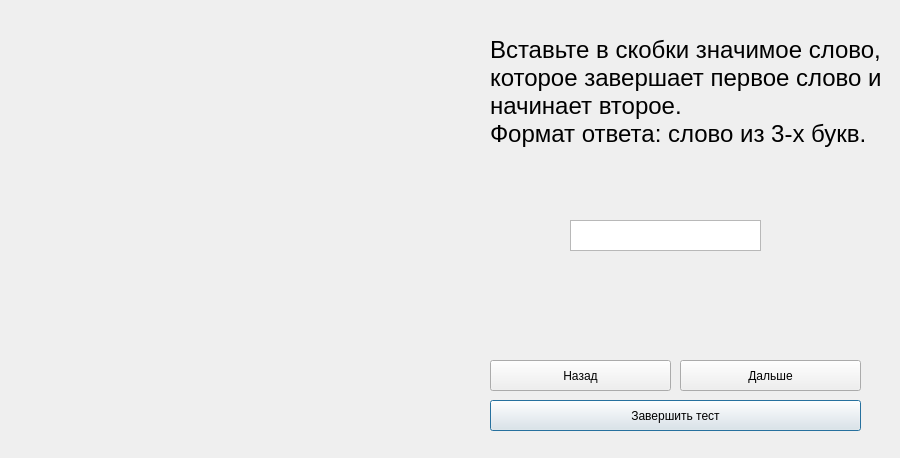
<?xml version="1.0" encoding="UTF-8"?>
<ui version="4.0">
 <class>TestForm11</class>
 <widget class="QDialog" name="TestForm11">
  <property name="geometry">
   <rect>
    <x>0</x>
    <y>0</y>
    <width>900</width>
    <height>458</height>
   </rect>
  </property>
  <property name="windowTitle">
   <string>Dialog</string>
  </property>
  <widget class="QPushButton" name="finish_pushButton">
   <property name="geometry">
    <rect>
     <x>490</x>
     <y>400</y>
     <width>371</width>
     <height>31</height>
    </rect>
   </property>
   <property name="text">
    <string>Завершить тест</string>
   </property>
  </widget>
  <widget class="QLabel" name="image">
   <property name="geometry">
    <rect>
     <x>40</x>
     <y>50</y>
     <width>411</width>
     <height>331</height>
    </rect>
   </property>
   <property name="text">
    <string/>
   </property>
  </widget>
  <widget class="QLabel" name="question">
   <property name="geometry">
    <rect>
     <x>490</x>
     <y>30</y>
     <width>419</width>
     <height>151</height>
    </rect>
   </property>
   <property name="sizePolicy">
    <sizepolicy hsizetype="Preferred" vsizetype="Preferred">
     <horstretch>0</horstretch>
     <verstretch>0</verstretch>
    </sizepolicy>
   </property>
   <property name="font">
    <font>
     <pointsize>18</pointsize>
    </font>
   </property>
   <property name="mouseTracking">
    <bool>true</bool>
   </property>
   <property name="tabletTracking">
    <bool>false</bool>
   </property>
   <property name="focusPolicy">
    <enum>Qt::NoFocus</enum>
   </property>
   <property name="contextMenuPolicy">
    <enum>Qt::PreventContextMenu</enum>
   </property>
   <property name="autoFillBackground">
    <bool>false</bool>
   </property>
   <property name="midLineWidth">
    <number>-2</number>
   </property>
   <property name="text">
    <string>Вставьте в скобки значимое слово, которое завершает первое слово и начинает второе.
Формат ответа: слово из 3-х букв.
</string>
   </property>
   <property name="textFormat">
    <enum>Qt::AutoText</enum>
   </property>
   <property name="scaledContents">
    <bool>false</bool>
   </property>
   <property name="wordWrap">
    <bool>true</bool>
   </property>
   <property name="openExternalLinks">
    <bool>false</bool>
   </property>
  </widget>
  <widget class="QPushButton" name="next_pushButton">
   <property name="geometry">
    <rect>
     <x>680</x>
     <y>360</y>
     <width>181</width>
     <height>31</height>
    </rect>
   </property>
   <property name="text">
    <string>Дальше</string>
   </property>
  </widget>
  <widget class="QTextEdit" name="textEdit">
   <property name="geometry">
    <rect>
     <x>570</x>
     <y>220</y>
     <width>191</width>
     <height>31</height>
    </rect>
   </property>
  </widget>
  <widget class="QPushButton" name="back_pushButton">
   <property name="geometry">
    <rect>
     <x>490</x>
     <y>360</y>
     <width>181</width>
     <height>31</height>
    </rect>
   </property>
   <property name="text">
    <string>Назад</string>
   </property>
  </widget>
 </widget>
 <resources/>
 <connections/>
</ui>
